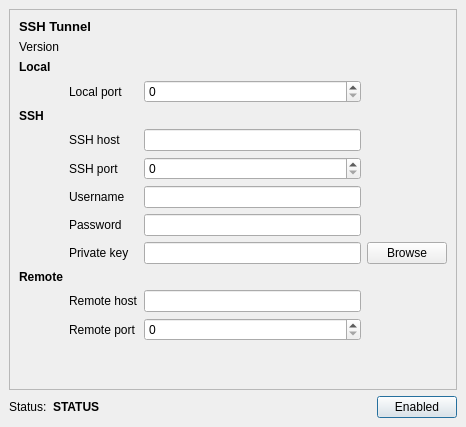
<?xml version="1.0" encoding="UTF-8"?>
<ui version="4.0">
 <class>MainWindow</class>
 <widget class="QMainWindow" name="MainWindow">
  <property name="geometry">
   <rect>
    <x>0</x>
    <y>0</y>
    <width>466</width>
    <height>427</height>
   </rect>
  </property>
  <property name="windowTitle">
   <string>SSH Tunnel</string>
  </property>
  <property name="windowIcon">
   <iconset resource="../res.qrc">
    <normaloff>:/icons/ssh_tunnel.svg</normaloff>:/icons/ssh_tunnel.svg</iconset>
  </property>
  <widget class="QWidget" name="centralwidget">
   <layout class="QVBoxLayout" name="verticalLayout_2">
    <item>
     <widget class="QFrame" name="frame">
      <property name="frameShape">
       <enum>QFrame::StyledPanel</enum>
      </property>
      <property name="frameShadow">
       <enum>QFrame::Raised</enum>
      </property>
      <layout class="QVBoxLayout" name="verticalLayout_3">
       <item>
        <layout class="QHBoxLayout" name="horizontalLayout_2">
         <item>
          <layout class="QVBoxLayout" name="verticalLayout">
           <item>
            <widget class="QLabel" name="label_2">
             <property name="font">
              <font>
               <pointsize>10</pointsize>
               <weight>75</weight>
               <bold>true</bold>
              </font>
             </property>
             <property name="text">
              <string>SSH Tunnel</string>
             </property>
            </widget>
           </item>
           <item>
            <widget class="QLabel" name="lbl_version">
             <property name="text">
              <string>Version</string>
             </property>
             <property name="alignment">
              <set>Qt::AlignLeading|Qt::AlignLeft|Qt::AlignTop</set>
             </property>
            </widget>
           </item>
          </layout>
         </item>
         <item>
          <widget class="QLabel" name="label">
           <property name="maximumSize">
            <size>
             <width>80</width>
             <height>80</height>
            </size>
           </property>
           <property name="text">
            <string/>
           </property>
           <property name="pixmap">
            <pixmap resource="../res.qrc">:/icons/ssh_tunnel.svg</pixmap>
           </property>
           <property name="scaledContents">
            <bool>true</bool>
           </property>
          </widget>
         </item>
        </layout>
       </item>
       <item>
        <layout class="QGridLayout" name="grid_layout">
         <item row="0" column="0">
          <widget class="QLabel" name="label_9">
           <property name="font">
            <font>
             <weight>75</weight>
             <bold>true</bold>
            </font>
           </property>
           <property name="text">
            <string>Local</string>
           </property>
          </widget>
         </item>
         <item row="1" column="1">
          <widget class="QLabel" name="label_3">
           <property name="text">
            <string>Local port</string>
           </property>
           <property name="buddy">
            <cstring>sb_local_port</cstring>
           </property>
          </widget>
         </item>
         <item row="1" column="2">
          <widget class="QSpinBox" name="sb_local_port">
           <property name="maximum">
            <number>9999</number>
           </property>
          </widget>
         </item>
         <item row="2" column="0">
          <widget class="QLabel" name="label_10">
           <property name="font">
            <font>
             <weight>75</weight>
             <bold>true</bold>
            </font>
           </property>
           <property name="text">
            <string>SSH</string>
           </property>
          </widget>
         </item>
         <item row="3" column="1">
          <widget class="QLabel" name="label_6">
           <property name="text">
            <string>SSH host</string>
           </property>
           <property name="buddy">
            <cstring>le_ssh_host</cstring>
           </property>
          </widget>
         </item>
         <item row="3" column="2">
          <widget class="QLineEdit" name="le_ssh_host"/>
         </item>
         <item row="4" column="1">
          <widget class="QLabel" name="label_5">
           <property name="text">
            <string>SSH port</string>
           </property>
           <property name="buddy">
            <cstring>sb_ssh_port</cstring>
           </property>
          </widget>
         </item>
         <item row="4" column="2">
          <widget class="QSpinBox" name="sb_ssh_port">
           <property name="maximum">
            <number>9999</number>
           </property>
          </widget>
         </item>
         <item row="5" column="1">
          <widget class="QLabel" name="label_7">
           <property name="text">
            <string>Username</string>
           </property>
           <property name="buddy">
            <cstring>le_ssh_username</cstring>
           </property>
          </widget>
         </item>
         <item row="5" column="2">
          <widget class="QLineEdit" name="le_ssh_username"/>
         </item>
         <item row="6" column="1">
          <widget class="QLabel" name="label_8">
           <property name="text">
            <string>Password</string>
           </property>
           <property name="buddy">
            <cstring>le_ssh_password</cstring>
           </property>
          </widget>
         </item>
         <item row="6" column="2">
          <widget class="QLineEdit" name="le_ssh_password">
           <property name="echoMode">
            <enum>QLineEdit::Password</enum>
           </property>
          </widget>
         </item>
         <item row="7" column="1">
          <widget class="QLabel" name="label_11">
           <property name="text">
            <string>Private key</string>
           </property>
           <property name="buddy">
            <cstring>le_ssh_private_key</cstring>
           </property>
          </widget>
         </item>
         <item row="7" column="2">
          <widget class="QLineEdit" name="le_ssh_private_key"/>
         </item>
         <item row="7" column="3">
          <widget class="QPushButton" name="button_browse_private_key">
           <property name="text">
            <string>Browse</string>
           </property>
          </widget>
         </item>
         <item row="8" column="0">
          <widget class="QLabel" name="label_12">
           <property name="font">
            <font>
             <weight>75</weight>
             <bold>true</bold>
            </font>
           </property>
           <property name="text">
            <string>Remote</string>
           </property>
          </widget>
         </item>
         <item row="9" column="1">
          <widget class="QLabel" name="label_13">
           <property name="text">
            <string>Remote host</string>
           </property>
           <property name="buddy">
            <cstring>le_remote_host</cstring>
           </property>
          </widget>
         </item>
         <item row="9" column="2">
          <widget class="QLineEdit" name="le_remote_host"/>
         </item>
         <item row="10" column="1">
          <widget class="QLabel" name="label_14">
           <property name="text">
            <string>Remote port</string>
           </property>
           <property name="buddy">
            <cstring>sb_remote_port</cstring>
           </property>
          </widget>
         </item>
         <item row="10" column="2">
          <widget class="QSpinBox" name="sb_remote_port">
           <property name="maximum">
            <number>9999</number>
           </property>
          </widget>
         </item>
        </layout>
       </item>
       <item>
        <spacer name="verticalSpacer">
         <property name="orientation">
          <enum>Qt::Vertical</enum>
         </property>
         <property name="sizeHint" stdset="0">
          <size>
           <width>20</width>
           <height>40</height>
          </size>
         </property>
        </spacer>
       </item>
      </layout>
     </widget>
    </item>
    <item>
     <layout class="QHBoxLayout" name="horizontalLayout">
      <item>
       <widget class="QLabel" name="label_4">
        <property name="maximumSize">
         <size>
          <width>80</width>
          <height>16777215</height>
         </size>
        </property>
        <property name="text">
         <string>Status:</string>
        </property>
       </widget>
      </item>
      <item>
       <widget class="QLabel" name="lbl_status">
        <property name="sizePolicy">
         <sizepolicy hsizetype="MinimumExpanding" vsizetype="Preferred">
          <horstretch>0</horstretch>
          <verstretch>0</verstretch>
         </sizepolicy>
        </property>
        <property name="font">
         <font>
          <weight>75</weight>
          <bold>true</bold>
         </font>
        </property>
        <property name="text">
         <string>STATUS</string>
        </property>
       </widget>
      </item>
      <item>
       <widget class="QPushButton" name="button_server_enabled">
        <property name="text">
         <string>Enabled</string>
        </property>
        <property name="checkable">
         <bool>true</bool>
        </property>
        <property name="autoDefault">
         <bool>true</bool>
        </property>
        <property name="default">
         <bool>true</bool>
        </property>
        <property name="flat">
         <bool>false</bool>
        </property>
       </widget>
      </item>
     </layout>
    </item>
   </layout>
  </widget>
 </widget>
 <resources>
  <include location="../res.qrc"/>
 </resources>
 <connections/>
</ui>
